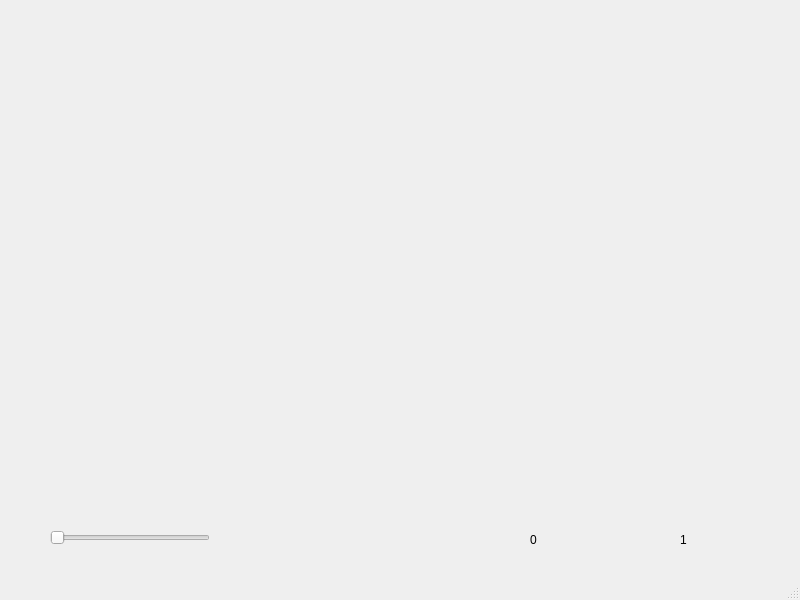
<?xml version="1.0" encoding="UTF-8"?>
<ui version="4.0">
 <class>MainWindow</class>
 <widget class="QMainWindow" name="MainWindow">
  <property name="geometry">
   <rect>
    <x>0</x>
    <y>0</y>
    <width>800</width>
    <height>600</height>
   </rect>
  </property>
  <property name="windowTitle">
   <string>Seismic Refraction</string>
  </property>
  <widget class="QWidget" name="centralwidget">
   <widget class="QCustomPlot" name="customPlot" native="true">
    <property name="geometry">
     <rect>
      <x>10</x>
      <y>10</y>
      <width>761</width>
      <height>511</height>
     </rect>
    </property>
   </widget>
   <widget class="QLabel" name="xmouse">
    <property name="geometry">
     <rect>
      <x>530</x>
      <y>530</y>
      <width>67</width>
      <height>19</height>
     </rect>
    </property>
    <property name="text">
     <string>0</string>
    </property>
   </widget>
   <widget class="QLabel" name="ymouse">
    <property name="geometry">
     <rect>
      <x>680</x>
      <y>530</y>
      <width>67</width>
      <height>19</height>
     </rect>
    </property>
    <property name="text">
     <string>1</string>
    </property>
   </widget>
   <widget class="QSlider" name="horizontalSlider">
    <property name="geometry">
     <rect>
      <x>50</x>
      <y>530</y>
      <width>160</width>
      <height>16</height>
     </rect>
    </property>
    <property name="minimum">
     <number>1</number>
    </property>
    <property name="maximum">
     <number>5</number>
    </property>
    <property name="singleStep">
     <number>0</number>
    </property>
    <property name="orientation">
     <enum>Qt::Horizontal</enum>
    </property>
   </widget>
  </widget>
  <widget class="QMenuBar" name="menubar">
   <property name="geometry">
    <rect>
     <x>0</x>
     <y>0</y>
     <width>800</width>
     <height>24</height>
    </rect>
   </property>
  </widget>
  <widget class="QStatusBar" name="statusbar"/>
 </widget>
 <customwidgets>
  <customwidget>
   <class>QCustomPlot</class>
   <extends>QWidget</extends>
   <header>qcustomplot.h</header>
   <container>1</container>
  </customwidget>
 </customwidgets>
 <resources/>
 <connections/>
</ui>
